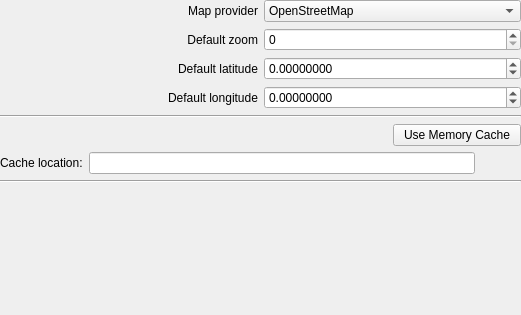
<?xml version="1.0" encoding="UTF-8"?>
<ui version="4.0">
 <class>OPMapGadgetOptionsPage</class>
 <widget class="QWidget" name="OPMapGadgetOptionsPage">
  <property name="geometry">
   <rect>
    <x>0</x>
    <y>0</y>
    <width>521</width>
    <height>315</height>
   </rect>
  </property>
  <property name="sizePolicy">
   <sizepolicy hsizetype="Preferred" vsizetype="Expanding">
    <horstretch>0</horstretch>
    <verstretch>0</verstretch>
   </sizepolicy>
  </property>
  <property name="windowTitle">
   <string>Form</string>
  </property>
  <layout class="QGridLayout" name="gridLayout">
   <property name="margin">
    <number>0</number>
   </property>
   <item row="4" column="0">
    <layout class="QHBoxLayout" name="horizontalLayout_7">
     <item>
      <spacer name="horizontalSpacer">
       <property name="orientation">
        <enum>Qt::Horizontal</enum>
       </property>
       <property name="sizeHint" stdset="0">
        <size>
         <width>40</width>
         <height>20</height>
        </size>
       </property>
      </spacer>
     </item>
     <item>
      <widget class="QPushButton" name="pushButtonUseMemoryCache">
       <property name="sizePolicy">
        <sizepolicy hsizetype="Preferred" vsizetype="Fixed">
         <horstretch>0</horstretch>
         <verstretch>0</verstretch>
        </sizepolicy>
       </property>
       <property name="cursor">
        <cursorShape>OpenHandCursor</cursorShape>
       </property>
       <property name="text">
        <string>  Use Memory Cache  </string>
       </property>
       <property name="checkable">
        <bool>true</bool>
       </property>
       <property name="checked">
        <bool>false</bool>
       </property>
       <property name="flat">
        <bool>false</bool>
       </property>
      </widget>
     </item>
    </layout>
   </item>
   <item row="2" column="0">
    <widget class="Line" name="line">
     <property name="orientation">
      <enum>Qt::Horizontal</enum>
     </property>
    </widget>
   </item>
   <item row="1" column="0">
    <layout class="QGridLayout" name="gridLayout_3">
     <item row="0" column="1">
      <widget class="QComboBox" name="providerComboBox">
       <property name="cursor">
        <cursorShape>OpenHandCursor</cursorShape>
       </property>
       <item>
        <property name="text">
         <string>OpenStreetMap</string>
        </property>
       </item>
       <item>
        <property name="text">
         <string>Google</string>
        </property>
       </item>
       <item>
        <property name="text">
         <string>Google Sat</string>
        </property>
       </item>
      </widget>
     </item>
     <item row="0" column="0">
      <widget class="QLabel" name="label">
       <property name="text">
        <string>Map provider</string>
       </property>
       <property name="alignment">
        <set>Qt::AlignRight|Qt::AlignTrailing|Qt::AlignVCenter</set>
       </property>
      </widget>
     </item>
     <item row="1" column="0">
      <widget class="QLabel" name="label_2">
       <property name="text">
        <string>Default zoom</string>
       </property>
       <property name="alignment">
        <set>Qt::AlignRight|Qt::AlignTrailing|Qt::AlignVCenter</set>
       </property>
      </widget>
     </item>
     <item row="1" column="1">
      <widget class="QSpinBox" name="zoomSpinBox">
       <property name="maximum">
        <number>18</number>
       </property>
      </widget>
     </item>
     <item row="2" column="0">
      <widget class="QLabel" name="label_3">
       <property name="text">
        <string>Default latitude</string>
       </property>
       <property name="alignment">
        <set>Qt::AlignRight|Qt::AlignTrailing|Qt::AlignVCenter</set>
       </property>
      </widget>
     </item>
     <item row="2" column="1">
      <widget class="QDoubleSpinBox" name="latitudeSpinBox">
       <property name="decimals">
        <number>8</number>
       </property>
       <property name="minimum">
        <double>-90.000000000000000</double>
       </property>
       <property name="maximum">
        <double>90.000000000000000</double>
       </property>
      </widget>
     </item>
     <item row="3" column="0">
      <widget class="QLabel" name="label_4">
       <property name="text">
        <string>Default longitude</string>
       </property>
       <property name="alignment">
        <set>Qt::AlignRight|Qt::AlignTrailing|Qt::AlignVCenter</set>
       </property>
      </widget>
     </item>
     <item row="3" column="1">
      <widget class="QDoubleSpinBox" name="longitudeSpinBox">
       <property name="decimals">
        <number>8</number>
       </property>
       <property name="minimum">
        <double>-180.000000000000000</double>
       </property>
       <property name="maximum">
        <double>180.000000000000000</double>
       </property>
      </widget>
     </item>
    </layout>
   </item>
   <item row="7" column="0">
    <spacer name="verticalSpacer">
     <property name="orientation">
      <enum>Qt::Vertical</enum>
     </property>
     <property name="sizeHint" stdset="0">
      <size>
       <width>20</width>
       <height>40</height>
      </size>
     </property>
    </spacer>
   </item>
   <item row="5" column="0">
    <layout class="QHBoxLayout" name="horizontalLayout_2">
     <item>
      <widget class="QLabel" name="label_5">
       <property name="text">
        <string>Cache location:</string>
       </property>
      </widget>
     </item>
     <item>
      <widget class="QLineEdit" name="lineEditCacheLocation"/>
     </item>
     <item>
      <widget class="QPushButton" name="pushButtonCacheLocation">
       <property name="cursor">
        <cursorShape>OpenHandCursor</cursorShape>
       </property>
       <property name="text">
        <string/>
       </property>
       <property name="icon">
        <iconset resource="../coreplugin/core.qrc">
         <normaloff>:/core/images/dir.png</normaloff>:/core/images/dir.png</iconset>
       </property>
       <property name="flat">
        <bool>true</bool>
       </property>
      </widget>
     </item>
    </layout>
   </item>
   <item row="6" column="0">
    <widget class="Line" name="line_2">
     <property name="orientation">
      <enum>Qt::Horizontal</enum>
     </property>
    </widget>
   </item>
  </layout>
 </widget>
 <resources>
  <include location="../coreplugin/core.qrc"/>
 </resources>
 <connections/>
</ui>
